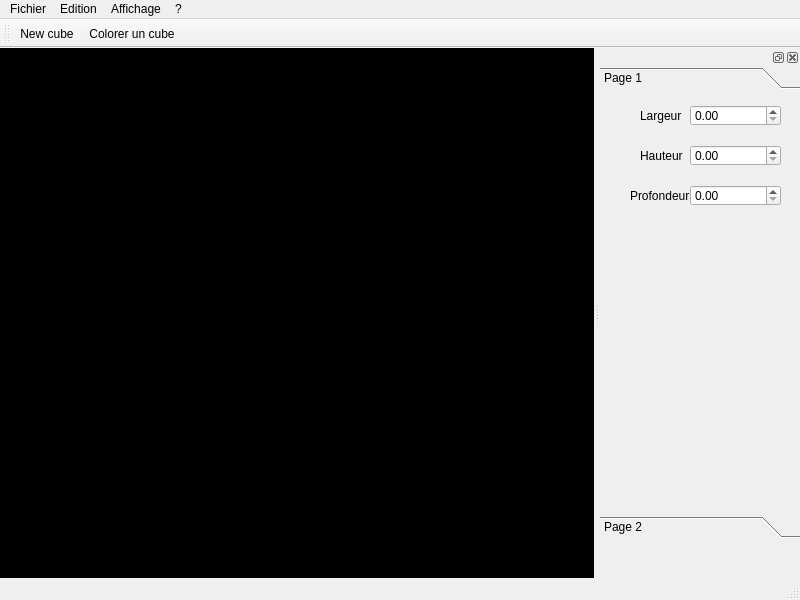
<?xml version="1.0" encoding="UTF-8"?>
<ui version="4.0">
 <class>Window</class>
 <widget class="QMainWindow" name="Window">
  <property name="geometry">
   <rect>
    <x>0</x>
    <y>0</y>
    <width>800</width>
    <height>600</height>
   </rect>
  </property>
  <property name="windowTitle">
   <string>Nail Creator</string>
  </property>
  <property name="windowIcon">
   <iconset resource="../ressource.qrc">
    <normaloff>:/icons/icons/nail.png</normaloff>:/icons/icons/nail.png</iconset>
  </property>
  <property name="autoFillBackground">
   <bool>false</bool>
  </property>
  <property name="styleSheet">
   <string notr="true"/>
  </property>
  <widget class="GLclass" name="centralWidget">
   <property name="styleSheet">
    <string notr="true">background:rgb(0,0,0);</string>
   </property>
  </widget>
  <widget class="QMenuBar" name="menuBar">
   <property name="geometry">
    <rect>
     <x>0</x>
     <y>0</y>
     <width>800</width>
     <height>21</height>
    </rect>
   </property>
   <widget class="QMenu" name="menuFichier">
    <property name="title">
     <string>Fichier</string>
    </property>
    <addaction name="actionNouveau"/>
    <addaction name="actionOuvrir"/>
    <addaction name="actionEnregistrer"/>
    <addaction name="actionEnregistrer_sous"/>
    <addaction name="separator"/>
    <addaction name="actionFermer"/>
    <addaction name="actionQuitter"/>
   </widget>
   <widget class="QMenu" name="menuEdition">
    <property name="title">
     <string>Edition</string>
    </property>
    <addaction name="actionAnnuler"/>
    <addaction name="actionRetablir"/>
    <addaction name="separator"/>
    <addaction name="actionCouper"/>
    <addaction name="actionCopier"/>
    <addaction name="actionColler"/>
    <addaction name="actionSupprimer"/>
    <addaction name="actionSelectionner_tout"/>
   </widget>
   <widget class="QMenu" name="menuAffichage">
    <property name="title">
     <string>Affichage</string>
    </property>
    <addaction name="actionToolBox"/>
   </widget>
   <widget class="QMenu" name="menu">
    <property name="title">
     <string>?</string>
    </property>
    <addaction name="actionA_propos"/>
   </widget>
   <addaction name="menuFichier"/>
   <addaction name="menuEdition"/>
   <addaction name="menuAffichage"/>
   <addaction name="menu"/>
  </widget>
  <widget class="QToolBar" name="mainToolBar">
   <attribute name="toolBarArea">
    <enum>TopToolBarArea</enum>
   </attribute>
   <attribute name="toolBarBreak">
    <bool>true</bool>
   </attribute>
   <addaction name="actionNew_cube"/>
   <addaction name="actionColorer"/>
  </widget>
  <widget class="QStatusBar" name="statusBar"/>
  <widget class="QDockWidget" name="Barre_Toolbox">
   <property name="minimumSize">
    <size>
     <width>200</width>
     <height>38</height>
    </size>
   </property>
   <attribute name="dockWidgetArea">
    <number>2</number>
   </attribute>
   <widget class="QWidget" name="dockWidgetContents_2">
    <widget class="QToolBox" name="toolBox">
     <property name="geometry">
      <rect>
       <x>0</x>
       <y>0</y>
       <width>201</width>
       <height>471</height>
      </rect>
     </property>
     <property name="currentIndex">
      <number>0</number>
     </property>
     <widget class="QWidget" name="page">
      <property name="geometry">
       <rect>
        <x>0</x>
        <y>0</y>
        <width>201</width>
        <height>417</height>
       </rect>
      </property>
      <attribute name="label">
       <string>Page 1</string>
      </attribute>
      <widget class="QDoubleSpinBox" name="Double_largeur">
       <property name="geometry">
        <rect>
         <x>90</x>
         <y>10</y>
         <width>91</width>
         <height>21</height>
        </rect>
       </property>
      </widget>
      <widget class="QLabel" name="label">
       <property name="geometry">
        <rect>
         <x>40</x>
         <y>10</y>
         <width>71</width>
         <height>21</height>
        </rect>
       </property>
       <property name="text">
        <string>Largeur</string>
       </property>
      </widget>
      <widget class="QDoubleSpinBox" name="Double_Hauteur">
       <property name="geometry">
        <rect>
         <x>90</x>
         <y>50</y>
         <width>91</width>
         <height>21</height>
        </rect>
       </property>
      </widget>
      <widget class="QDoubleSpinBox" name="Double_profondeur">
       <property name="geometry">
        <rect>
         <x>90</x>
         <y>90</y>
         <width>91</width>
         <height>21</height>
        </rect>
       </property>
      </widget>
      <widget class="QLabel" name="label_2">
       <property name="geometry">
        <rect>
         <x>40</x>
         <y>50</y>
         <width>51</width>
         <height>21</height>
        </rect>
       </property>
       <property name="text">
        <string>Hauteur</string>
       </property>
      </widget>
      <widget class="QLabel" name="label_3">
       <property name="geometry">
        <rect>
         <x>30</x>
         <y>90</y>
         <width>71</width>
         <height>21</height>
        </rect>
       </property>
       <property name="text">
        <string>Profondeur</string>
       </property>
      </widget>
     </widget>
     <widget class="QWidget" name="page_2">
      <property name="geometry">
       <rect>
        <x>0</x>
        <y>0</y>
        <width>201</width>
        <height>417</height>
       </rect>
      </property>
      <attribute name="label">
       <string>Page 2</string>
      </attribute>
     </widget>
    </widget>
   </widget>
  </widget>
  <action name="actionToolBox">
   <property name="checkable">
    <bool>true</bool>
   </property>
   <property name="checked">
    <bool>true</bool>
   </property>
   <property name="text">
    <string>ToolBox</string>
   </property>
  </action>
  <action name="actionNouveau">
   <property name="text">
    <string>Nouveau</string>
   </property>
  </action>
  <action name="actionOuvrir">
   <property name="text">
    <string>Ouvrir</string>
   </property>
  </action>
  <action name="actionFermer">
   <property name="text">
    <string>Fermer</string>
   </property>
  </action>
  <action name="actionQuitter">
   <property name="text">
    <string>Quitter</string>
   </property>
  </action>
  <action name="actionEnregistrer_sous">
   <property name="text">
    <string>Enregistrer sous...</string>
   </property>
  </action>
  <action name="actionAnnuler">
   <property name="text">
    <string>Annuler</string>
   </property>
  </action>
  <action name="actionRetablir">
   <property name="text">
    <string>Retablir</string>
   </property>
  </action>
  <action name="actionCouper">
   <property name="text">
    <string>Couper</string>
   </property>
  </action>
  <action name="actionCopier">
   <property name="text">
    <string>Copier</string>
   </property>
  </action>
  <action name="actionColler">
   <property name="text">
    <string>Coller</string>
   </property>
  </action>
  <action name="actionSupprimer">
   <property name="text">
    <string>Supprimer</string>
   </property>
  </action>
  <action name="actionSelectionner_tout">
   <property name="text">
    <string>Selectionner tout</string>
   </property>
  </action>
  <action name="actionA_propos">
   <property name="text">
    <string>A propos </string>
   </property>
  </action>
  <action name="actionEnregistrer">
   <property name="text">
    <string>Enregistrer</string>
   </property>
  </action>
  <action name="actionColorer">
   <property name="icon">
    <iconset resource="../ressource.qrc">
     <normaloff>:/icons/icons/cube.png</normaloff>:/icons/icons/cube.png</iconset>
   </property>
   <property name="text">
    <string>Colorer un cube</string>
   </property>
   <property name="toolTip">
    <string>Colorer</string>
   </property>
  </action>
  <action name="actionNew_cube">
   <property name="icon">
    <iconset resource="../ressource.qrc">
     <normaloff>:/icons/icons/new.png</normaloff>:/icons/icons/new.png</iconset>
   </property>
   <property name="text">
    <string>New cube</string>
   </property>
   <property name="toolTip">
    <string>Nouveau cube </string>
   </property>
  </action>
 </widget>
 <layoutdefault spacing="6" margin="11"/>
 <customwidgets>
  <customwidget>
   <class>GLclass</class>
   <extends>QWidget</extends>
   <header location="global">glclass.h</header>
   <container>1</container>
  </customwidget>
 </customwidgets>
 <resources>
  <include location="../ressource.qrc"/>
 </resources>
 <connections>
  <connection>
   <sender>actionToolBox</sender>
   <signal>toggled(bool)</signal>
   <receiver>Barre_Toolbox</receiver>
   <slot>setVisible(bool)</slot>
   <hints>
    <hint type="sourcelabel">
     <x>-1</x>
     <y>-1</y>
    </hint>
    <hint type="destinationlabel">
     <x>723</x>
     <y>312</y>
    </hint>
   </hints>
  </connection>
  <connection>
   <sender>Barre_Toolbox</sender>
   <signal>visibilityChanged(bool)</signal>
   <receiver>actionToolBox</receiver>
   <slot>setChecked(bool)</slot>
   <hints>
    <hint type="sourcelabel">
     <x>723</x>
     <y>279</y>
    </hint>
    <hint type="destinationlabel">
     <x>-1</x>
     <y>-1</y>
    </hint>
   </hints>
  </connection>
  <connection>
   <sender>actionQuitter</sender>
   <signal>triggered()</signal>
   <receiver>Window</receiver>
   <slot>close()</slot>
   <hints>
    <hint type="sourcelabel">
     <x>-1</x>
     <y>-1</y>
    </hint>
    <hint type="destinationlabel">
     <x>411</x>
     <y>272</y>
    </hint>
   </hints>
  </connection>
 </connections>
</ui>
